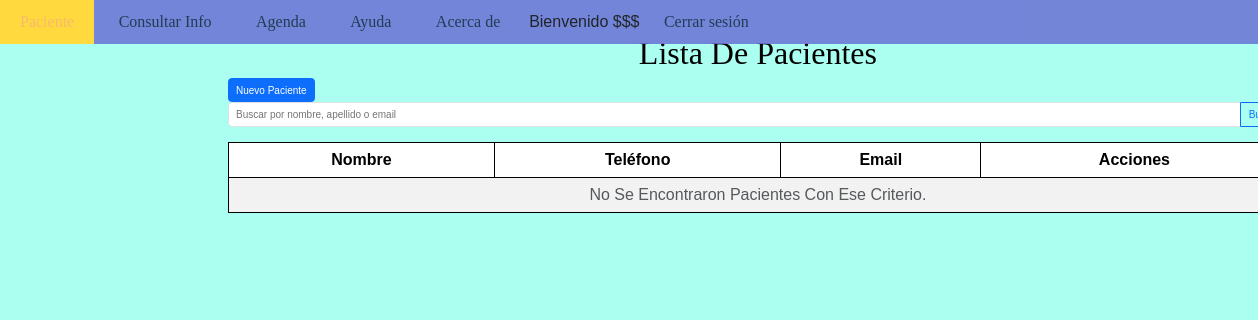
Before: /pacientes/lista_pacientes (signed in) with the older database file.
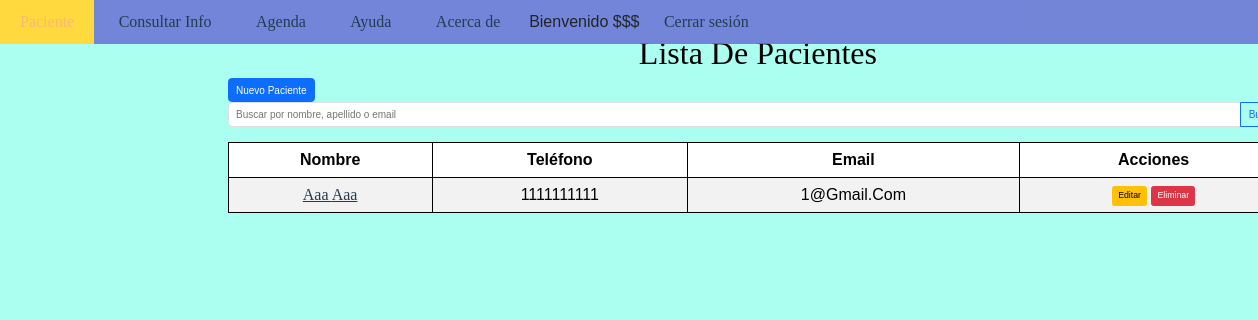
After: the same page with the newer database file.
### accounts/models.py (models this page shows, shortened)
class Account(AbstractBaseUser):
    first_name = models.CharField(
        max_length=50,
        validators=[MinLengthValidator(3)]  # Validador para la longitud mínima
    )
    last_name = models.CharField(max_length=50)
    username = models.CharField(max_length=50, unique=True)
    email = models.EmailField(max_length=100, unique=True)
    phone_number = models.CharField(
    max_length=10,
    validators=[RegexValidator(regex=r'^\+?1?\d{9,11}$', message="El número debe tener entre 9 y 15 dígitos y puede incluir '+' al inicio.")]
)
    date_joined = models.DateTimeField(auto_now_add=True)
    last_login = models.DateTimeField(auto_now_add=True)
    expiration_date = models.DateTimeField(auto_now_add=True)
    is_admin = models.BooleanField(default=False)
    is_staff = models.BooleanField(default=False)
    is_active = models.BooleanField(default=False)
    is_superadmin = models.BooleanField(default=False)
    USERNAME_FIELD='email'
    REQUIRED_FIELDS=['username', 'first_name', 'last_name']
    objects=MyAccountManager()

### pacientes/models.py (models this page shows, shortened)
class Paciente(models.Model):
    nutriologo = models.ForeignKey(Account, on_delete=models.CASCADE, related_name='pacientes')
    apellido_paterno = models.CharField(max_length=50, blank=True, null=True)
    apellido_materno = models.CharField(max_length=50, blank=True, null=True)
    nombre = models.CharField(max_length=100, blank=True, null=True)
    fecha_nacimiento = models.DateField()
    telefono = models.CharField(max_length=10)
    email = models.EmailField(max_length=100, blank=True, null=True)
    motivo_consulta = models.TextField(blank=True, null=True)
    genero = models.CharField(
        max_length=1,
        choices=[('F', 'Femenino'), ('M', 'Masculino')],
        default='F'
    )
    escolaridad = models.CharField(max_length=100, blank=True, null=True)
    ocupacion = models.CharField(max_length=100, blank=True, null=True)
    vegetariano = models.BooleanField(default=False)
    embarazo = models.BooleanField(default=False)
    deportista = models.BooleanField(default=False)
    adulto_mayor = models.BooleanField(default=False)
    pediatrico = models.BooleanField(default=False)
    fecha_registro = models.DateTimeField(auto_now_add=True)

### pacientes/views.py (the view)
# urls.py: path('lista_pacientes', views.lista_pacientes, name='lista_pacientes'),
@login_required
def lista_pacientes(request):
    query = request.GET.get('q')
    if query:
        pacientes = Paciente.objects.filter(
            Q(nutriologo=request.user) &
            (
                Q(nombre__icontains=query) |
                Q(apellido_paterno__icontains=query) |
                Q(apellido_materno__icontains=query) |
                Q(email__icontains=query)
            )
        )
    else:
        pacientes = Paciente.objects.filter(nutriologo=request.user)
    return render(request, 'pacientes/lista_pacientes.html', {
        'pacientes': pacientes,
        'query': query,
    })

### templates/pacientes/lista_pacientes.html (shortened to what this page needs)
{% extends 'base_pacientes.html' %}
{% block content %}
<h2>Lista de Pacientes</h2>
<a href="{% url 'crear_paciente' %}" class="btn btn-primary">Nuevo Paciente</a>
<form method="GET" class="mb-4">
    <div class="input-group">
        <input type="text" name="q" value="{{ query|default_if_none:'' }}" class="form-control" placeholder="Buscar por nombre, apellido o email">
      <button type="submit" class="btn btn-outline-primary">Buscar</button>
    </div>
  </form>
  <table class="table table-striped mt-3">
    <thead>
      <tr>
        <th>Nombre</th>
        <th>Teléfono</th>
        <th>Email</th>
        <th>Acciones</th>
      </tr>
    </thead>
    <tbody>
      {% if pacientes %}
        {% for paciente in pacientes %}
        <tr>
          <td><a href="{% url 'datos_paciente' paciente_id=paciente.id %}">{{ paciente.nombre }} {{ paciente.apellido_paterno }}</a></td>
          <td>{{ paciente.telefono }}</td>
          <td>{{ paciente.email }}</td>
          <td>
            <a href="{% url 'editar_paciente' paciente.id %}" class="btn btn-warning btn-sm">Editar</a>
            <a href="{% url 'eliminar_paciente' paciente.id %}" class="btn btn-danger btn-sm">Eliminar</a>
          </td>
        </tr>
        {% endfor %}
      {% else %}
        <tr>
          <td colspan="4" class="text-center text-muted">No se encontraron pacientes con ese criterio.</td>
        </tr>
      {% endif %}
    </tbody>
  </table>
{% endblock %}

### templates/base_pacientes.html (shortened to what this page needs)
{% load static %}
<!DOCTYPE html>
<html lang="es">
<head>
    <link rel="stylesheet" href="{% static 'css/bootstrap.min.css' %}">
</head>
<body>
    {% include 'navBar.html' %}
    <div class="container-fluid">
        <div class="row">
            <main class="col-md-9 col-lg-10">
              <br>
                {% block content %}{% endblock %}
            </main>
        </div>
    </div>
</body>
</html>

### templates/navBar.html (shortened to what this page needs)
<nav>
  <div class="navbar-contenido">
    <div class="navegacion__usuario">
      {% if user.id is None %}
        <span>Bienvenido visitante!</span>
        <a href="{% url 'login' %}">Login</a> |
        <a href="{% url 'register' %}">Registrar</a>
      {% else %}
      <ul class="navegacion__menu">
        <li class="navegacion__enlace"><a href="{% url 'lista_pacientes' %}">Paciente</a></li>
        <li class="navegacion__enlace"><a href="{% url 'consultar' %}">Consultar Info</a></li>
        <li class="navegacion__enlace"><a href="#">Agenda</a></li>
        <li class="navegacion__enlace"><a href="#">Ayuda</a></li>
        <li class="navegacion__enlace"><a href="#">Acerca de</a></li>
        <li class="navegacion__usuario"> <span>Bienvenido {{ user.first_name }}</span></li>
        <li class="navegacion__usuario"> <a href="{% url 'logout' %}">Cerrar sesión</a></li>
      </ul>
      {% endif %}
    </div>
  </div>
</nav>

Changed rows visible on the page:
added Paciente: nombre "Aaa", apellido_paterno "Aaa", telefono "1111111111", email "1@gmail.com"
Other visible differences:
text no longer shown: "No Se Encontraron Pacientes Con Ese Criterio."
